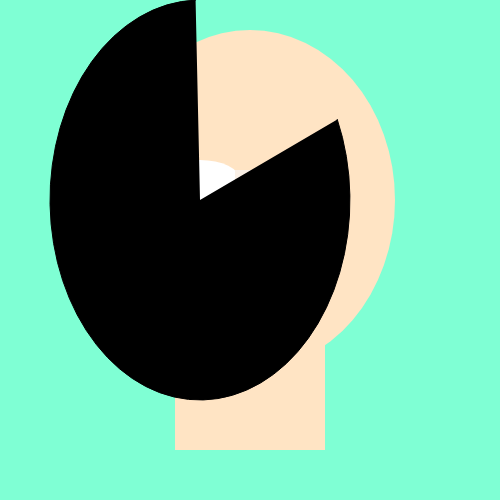
Frame 1 (no input)
Frame 60 (no input): identical to frame 1, image omitted
Frame 120 (the mouse pressed at the canvas centre since frame 60): identical to frame 1, image omitted

The p5.js sketch that drew this single still picture (run headless with seeded random() and noise() and a simulated clock; from frame 60 on, the mouse is pressed at the canvas centre):

// p5.js sketch
// ── sketch.js
//hoemwork 2.1

//description: self-portrait

//fill(256,256,256);
//ellipse(horizontalCenter-10,180,80,40);
//fill(256,256,256);
//ellipse(horizontalCenter,180,80,40);

function setup() {

createCanvas(500,500);
}

function draw() {

  var horizontalCenter = width/2;

  background(127,255,212);

  //head
  noStroke();
  fill(255,228,196);
  ellipse(250, 200, 290, 340);

  //neck
  noStroke();
  fill(255,228,196);
  rect(175,250,150,200);

  //eye 1
  fill(256,256,256);
  ellipse(horizontalCenter-50,180,80,40);

  //eye 2
  fill(256,256,256);
  ellipse(horizontalCenter+50,180,80,40);

  //sides of nose
  fill(255,218,185);
  ellipse(270,250,30,30);
  ellipse(230,250,30,30);
  fill(250,240,230);
  ellipse(250,250,40,45);

  //middle of nose
  fill(250,240,230);
  rect(235,170,30,85);

  //mouth
  fill(240,128,128);
  ellipse(250,300,90,30);

  // pupils
  fill(0,0,0);
  ellipse(horizontalCenter+30,180,30,30);
  ellipse(horizontalCenter-70,180,30,30);

// line in middle of lips
  stroke(0);
  line(205,300,295,300);

// line for bottom lip
// noFill();
// stroke(0);
// curve(-5,275,105,310,250,310,350,275);

stroke(0);
arc(200,200,300,400,100,300);

}
